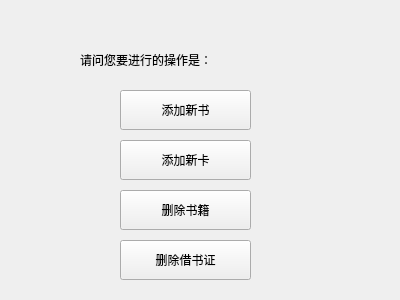
<?xml version="1.0" encoding="UTF-8"?>
<ui version="4.0">
 <class>Administrator</class>
 <widget class="QWidget" name="Administrator">
  <property name="geometry">
   <rect>
    <x>0</x>
    <y>0</y>
    <width>400</width>
    <height>300</height>
   </rect>
  </property>
  <property name="windowTitle">
   <string>Form</string>
  </property>
  <widget class="QPushButton" name="pushButton">
   <property name="geometry">
    <rect>
     <x>120</x>
     <y>90</y>
     <width>131</width>
     <height>40</height>
    </rect>
   </property>
   <property name="text">
    <string>添加新书</string>
   </property>
  </widget>
  <widget class="QLabel" name="label">
   <property name="geometry">
    <rect>
     <x>80</x>
     <y>50</y>
     <width>281</width>
     <height>20</height>
    </rect>
   </property>
   <property name="text">
    <string>请问您要进行的操作是：</string>
   </property>
  </widget>
  <widget class="QPushButton" name="pushButton_2">
   <property name="geometry">
    <rect>
     <x>120</x>
     <y>140</y>
     <width>131</width>
     <height>40</height>
    </rect>
   </property>
   <property name="text">
    <string>添加新卡</string>
   </property>
  </widget>
  <widget class="QPushButton" name="pushButton_3">
   <property name="geometry">
    <rect>
     <x>120</x>
     <y>190</y>
     <width>131</width>
     <height>40</height>
    </rect>
   </property>
   <property name="text">
    <string>删除书籍</string>
   </property>
  </widget>
  <widget class="QPushButton" name="pushButton_4">
   <property name="geometry">
    <rect>
     <x>120</x>
     <y>240</y>
     <width>131</width>
     <height>40</height>
    </rect>
   </property>
   <property name="text">
    <string>删除借书证</string>
   </property>
  </widget>
 </widget>
 <resources/>
 <connections>
  <connection>
   <sender>pushButton</sender>
   <signal>clicked()</signal>
   <receiver>pushButton</receiver>
   <slot>click()</slot>
   <hints>
    <hint type="sourcelabel">
     <x>200</x>
     <y>108</y>
    </hint>
    <hint type="destinationlabel">
     <x>200</x>
     <y>106</y>
    </hint>
   </hints>
  </connection>
  <connection>
   <sender>pushButton_2</sender>
   <signal>clicked()</signal>
   <receiver>pushButton_2</receiver>
   <slot>click()</slot>
   <hints>
    <hint type="sourcelabel">
     <x>220</x>
     <y>161</y>
    </hint>
    <hint type="destinationlabel">
     <x>220</x>
     <y>161</y>
    </hint>
   </hints>
  </connection>
  <connection>
   <sender>pushButton_3</sender>
   <signal>clicked()</signal>
   <receiver>pushButton_3</receiver>
   <slot>click()</slot>
   <hints>
    <hint type="sourcelabel">
     <x>233</x>
     <y>203</y>
    </hint>
    <hint type="destinationlabel">
     <x>233</x>
     <y>200</y>
    </hint>
   </hints>
  </connection>
  <connection>
   <sender>pushButton_4</sender>
   <signal>clicked()</signal>
   <receiver>pushButton_4</receiver>
   <slot>click()</slot>
   <hints>
    <hint type="sourcelabel">
     <x>170</x>
     <y>257</y>
    </hint>
    <hint type="destinationlabel">
     <x>169</x>
     <y>252</y>
    </hint>
   </hints>
  </connection>
 </connections>
</ui>
